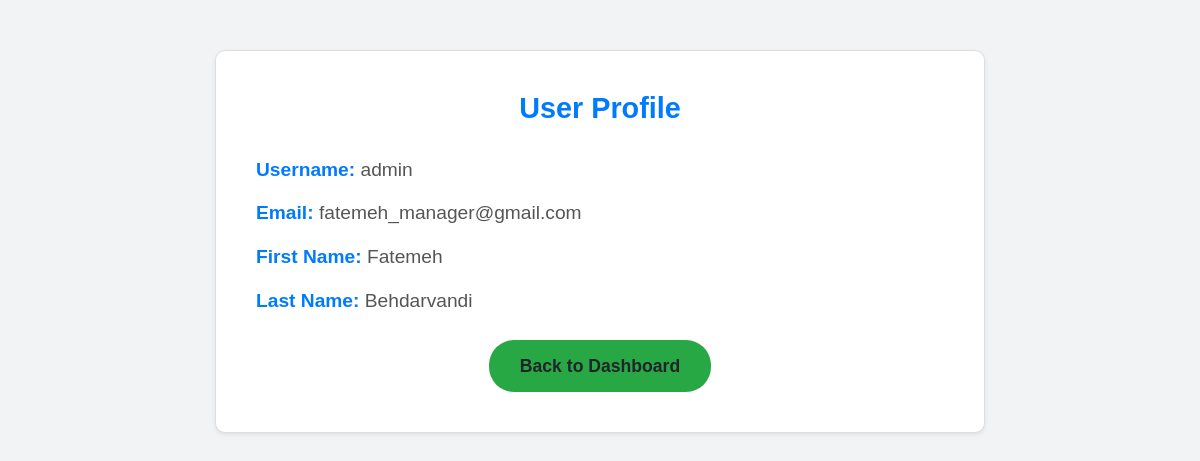
/profile/ (signed in), run on the app's committed database.
### main/models.py (models this page shows, shortened)
class User(AbstractUser):
    MANAGER = 'manager'
    EMPLOYEE = 'employee'
    CUSTOMER = 'customer'
    ROLE_CHOICES = [
        (MANAGER, 'Manager'),
        (EMPLOYEE, 'Employee'),
        (CUSTOMER, 'Customer'),
    ]
    role = models.CharField(max_length=10, choices=ROLE_CHOICES, default=CUSTOMER)

### main/views.py (the view)
# urls.py: path('profile/', ProfileView.as_view(), name='profile'),
class ProfileView(LoginRequiredMixin, TemplateView):
    template_name = 'profile.html'
    def get_context_data(self, **kwargs):
        context = super().get_context_data(**kwargs)
        context['user'] = self.request.user
        return context

### main/templates/profile.html (shortened to what this page needs)
<!DOCTYPE html>
<html lang="en">
<head>
    <link href="https://cdnjs.cloudflare.com/ajax/libs/font-awesome/5.15.3/css/all.min.css" rel="stylesheet">
    <link href="https://stackpath.bootstrapcdn.com/bootstrap/4.5.2/css/bootstrap.min.css" rel="stylesheet">
</head>
<body>
    <div class="container">
        <div class="card shadow-sm">
            <div class="card-body">
                <h2 class="card-title">User Profile</h2>
                <div class="profile-info">
                    <p><strong>Username:</strong> {{ user.username }}</p>
                    <p><strong>Email:</strong> {{ user.email }}</p>
                    <p><strong>First Name:</strong> {{ user.first_name }}</p>
                    <p><strong>Last Name:</strong> {{ user.last_name }}</p>
                </div>
                <div class="text-center mt-4">
                    <a href="{% url 'manager_dashboard' %}" class="btn btn-custom">Back to Dashboard</a>
                </div>
            </div>
        </div>
    </div>
</body>
</html>

### main/templates/profile.html (style rules this page uses)
body { background-color: #f1f3f5; font-family: 'Arial', sans-serif; color: #333; }
.container { max-width: 800px; margin-top: 50px; }
.card { border-radius: 10px; box-shadow: 0 4px 15px rgba(0, 0, 0, 0.1); }
.card-body { padding: 40px; }
.card-title { font-size: 1.8rem; font-weight: bold; color: #007bff; text-align: center; margin-bottom: 30px; }
.profile-info p { font-size: 1.2rem; color: #555; margin-bottom: 15px; }
.profile-info strong { color: #007bff; }
.btn-custom { background-color: #28a745; border-radius: 25px; padding: 12px 30px; font-size: 1.1rem; font-weight: 600; transition: background-color 0.3s; }

### data on the page
User: username "admin", email "fatemeh_manager@gmail.com", first_name "Fatemeh", last_name "Behdarvandi"
